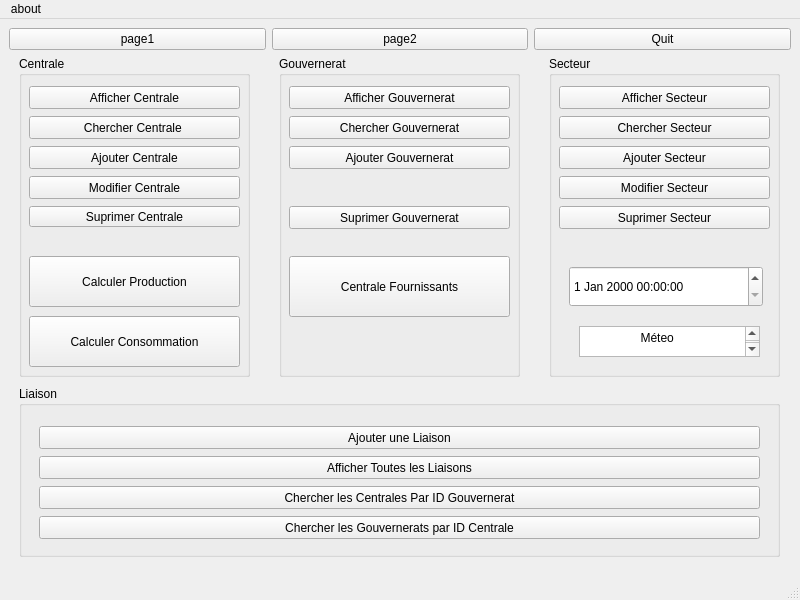
<?xml version="1.0" encoding="UTF-8"?>
<ui version="4.0">
 <class>MainWindow</class>
 <widget class="QMainWindow" name="MainWindow">
  <property name="geometry">
   <rect>
    <x>0</x>
    <y>0</y>
    <width>800</width>
    <height>600</height>
   </rect>
  </property>
  <property name="windowTitle">
   <string>Smart Grid - C++ Project</string>
  </property>
  <widget class="QWidget" name="centralwidget">
   <layout class="QGridLayout" name="gridLayout">
    <item row="0" column="0">
     <layout class="QHBoxLayout" name="horizontalLayout">
      <item>
       <widget class="QPushButton" name="pushButton_6">
        <property name="text">
         <string>page1</string>
        </property>
       </widget>
      </item>
      <item>
       <widget class="QPushButton" name="pushButton_5">
        <property name="text">
         <string>page2</string>
        </property>
       </widget>
      </item>
      <item>
       <widget class="QPushButton" name="pushButton_7">
        <property name="text">
         <string>Quit</string>
        </property>
       </widget>
      </item>
     </layout>
    </item>
    <item row="3" column="0">
     <widget class="QStackedWidget" name="stackedWidget">
      <property name="currentIndex">
       <number>0</number>
      </property>
      <widget class="QWidget" name="page_3">
       <widget class="QPushButton" name="pushButton_12">
        <property name="geometry">
         <rect>
          <x>30</x>
          <y>430</y>
          <width>721</width>
          <height>23</height>
         </rect>
        </property>
        <property name="text">
         <string>Chercher les Centrales Par ID Gouvernerat</string>
        </property>
       </widget>
       <widget class="QGroupBox" name="groupBox">
        <property name="geometry">
         <rect>
          <x>10</x>
          <y>0</y>
          <width>231</width>
          <height>321</height>
         </rect>
        </property>
        <property name="title">
         <string>Centrale</string>
        </property>
        <widget class="QPushButton" name="pushButton">
         <property name="geometry">
          <rect>
           <x>10</x>
           <y>90</y>
           <width>211</width>
           <height>23</height>
          </rect>
         </property>
         <property name="text">
          <string>Ajouter Centrale</string>
         </property>
        </widget>
        <widget class="QPushButton" name="pushButton_3">
         <property name="geometry">
          <rect>
           <x>10</x>
           <y>30</y>
           <width>211</width>
           <height>23</height>
          </rect>
         </property>
         <property name="text">
          <string>Afficher Centrale</string>
         </property>
        </widget>
        <widget class="QPushButton" name="pushButton_2">
         <property name="geometry">
          <rect>
           <x>10</x>
           <y>60</y>
           <width>211</width>
           <height>23</height>
          </rect>
         </property>
         <property name="text">
          <string>Chercher Centrale </string>
         </property>
        </widget>
        <widget class="QPushButton" name="pushButton_24">
         <property name="geometry">
          <rect>
           <x>10</x>
           <y>120</y>
           <width>211</width>
           <height>23</height>
          </rect>
         </property>
         <property name="text">
          <string>Modifier Centrale</string>
         </property>
        </widget>
        <widget class="QPushButton" name="pushButton_17">
         <property name="geometry">
          <rect>
           <x>10</x>
           <y>150</y>
           <width>211</width>
           <height>21</height>
          </rect>
         </property>
         <property name="text">
          <string>Suprimer Centrale</string>
         </property>
        </widget>
        <widget class="QPushButton" name="pushButton_25">
         <property name="geometry">
          <rect>
           <x>10</x>
           <y>200</y>
           <width>211</width>
           <height>51</height>
          </rect>
         </property>
         <property name="text">
          <string>Calculer Production</string>
         </property>
        </widget>
        <widget class="QPushButton" name="pushButton_26">
         <property name="geometry">
          <rect>
           <x>10</x>
           <y>260</y>
           <width>211</width>
           <height>51</height>
          </rect>
         </property>
         <property name="text">
          <string>Calculer Consommation</string>
         </property>
        </widget>
       </widget>
       <widget class="QGroupBox" name="groupBox_2">
        <property name="geometry">
         <rect>
          <x>270</x>
          <y>0</y>
          <width>241</width>
          <height>321</height>
         </rect>
        </property>
        <property name="title">
         <string>Gouvernerat</string>
        </property>
        <widget class="QPushButton" name="pushButton_8">
         <property name="geometry">
          <rect>
           <x>10</x>
           <y>90</y>
           <width>221</width>
           <height>23</height>
          </rect>
         </property>
         <property name="text">
          <string>Ajouter Gouvernerat</string>
         </property>
        </widget>
        <widget class="QPushButton" name="pushButton_9">
         <property name="geometry">
          <rect>
           <x>10</x>
           <y>30</y>
           <width>221</width>
           <height>23</height>
          </rect>
         </property>
         <property name="text">
          <string>Afficher Gouvernerat</string>
         </property>
        </widget>
        <widget class="QPushButton" name="pushButton_16">
         <property name="geometry">
          <rect>
           <x>10</x>
           <y>60</y>
           <width>221</width>
           <height>23</height>
          </rect>
         </property>
         <property name="text">
          <string>Chercher Gouvernerat</string>
         </property>
        </widget>
        <widget class="QPushButton" name="pushButton_22">
         <property name="geometry">
          <rect>
           <x>20</x>
           <y>230</y>
           <width>181</width>
           <height>23</height>
          </rect>
         </property>
         <property name="text">
          <string>affiche les secteur</string>
         </property>
        </widget>
        <widget class="QPushButton" name="pushButton_18">
         <property name="geometry">
          <rect>
           <x>10</x>
           <y>150</y>
           <width>221</width>
           <height>23</height>
          </rect>
         </property>
         <property name="text">
          <string>Suprimer Gouvernerat</string>
         </property>
        </widget>
        <widget class="QPushButton" name="pushButton_20">
         <property name="geometry">
          <rect>
           <x>10</x>
           <y>200</y>
           <width>221</width>
           <height>61</height>
          </rect>
         </property>
         <property name="text">
          <string>Centrale Fournissants</string>
         </property>
        </widget>
       </widget>
       <widget class="QGroupBox" name="groupBox_3">
        <property name="geometry">
         <rect>
          <x>540</x>
          <y>0</y>
          <width>231</width>
          <height>321</height>
         </rect>
        </property>
        <property name="title">
         <string>Secteur</string>
        </property>
        <widget class="QPushButton" name="pushButton_15">
         <property name="geometry">
          <rect>
           <x>10</x>
           <y>60</y>
           <width>211</width>
           <height>23</height>
          </rect>
         </property>
         <property name="text">
          <string>Chercher Secteur</string>
         </property>
        </widget>
        <widget class="QPushButton" name="pushButton_14">
         <property name="geometry">
          <rect>
           <x>10</x>
           <y>30</y>
           <width>211</width>
           <height>23</height>
          </rect>
         </property>
         <property name="text">
          <string>Afficher Secteur</string>
         </property>
        </widget>
        <widget class="QPushButton" name="pushButton_13">
         <property name="geometry">
          <rect>
           <x>10</x>
           <y>90</y>
           <width>211</width>
           <height>23</height>
          </rect>
         </property>
         <property name="text">
          <string>Ajouter Secteur</string>
         </property>
        </widget>
        <widget class="QPushButton" name="pushButton_21">
         <property name="geometry">
          <rect>
           <x>10</x>
           <y>150</y>
           <width>211</width>
           <height>23</height>
          </rect>
         </property>
         <property name="text">
          <string>Suprimer Secteur</string>
         </property>
        </widget>
        <widget class="QPushButton" name="pushButton_23">
         <property name="geometry">
          <rect>
           <x>10</x>
           <y>120</y>
           <width>211</width>
           <height>23</height>
          </rect>
         </property>
         <property name="text">
          <string>Modifier Secteur</string>
         </property>
        </widget>
        <widget class="QDateTimeEdit" name="dateTimeEdit">
         <property name="geometry">
          <rect>
           <x>20</x>
           <y>210</y>
           <width>194</width>
           <height>41</height>
          </rect>
         </property>
        </widget>
        <widget class="QPlainTextEdit" name="plainTextEdit">
         <property name="geometry">
          <rect>
           <x>30</x>
           <y>270</y>
           <width>181</width>
           <height>31</height>
          </rect>
         </property>
         <property name="plainText">
          <string>                 Méteo
</string>
         </property>
        </widget>
       </widget>
       <widget class="QGroupBox" name="groupBox_4">
        <property name="geometry">
         <rect>
          <x>10</x>
          <y>330</y>
          <width>761</width>
          <height>171</height>
         </rect>
        </property>
        <property name="title">
         <string>Liaison</string>
        </property>
        <widget class="QPushButton" name="pushButton_19">
         <property name="geometry">
          <rect>
           <x>20</x>
           <y>70</y>
           <width>721</width>
           <height>23</height>
          </rect>
         </property>
         <property name="text">
          <string>Afficher Toutes les Liaisons</string>
         </property>
        </widget>
        <widget class="QPushButton" name="pushButton_11">
         <property name="geometry">
          <rect>
           <x>20</x>
           <y>130</y>
           <width>721</width>
           <height>23</height>
          </rect>
         </property>
         <property name="text">
          <string>Chercher les Gouvernerats par ID Centrale</string>
         </property>
        </widget>
        <widget class="QPushButton" name="pushButton_10">
         <property name="geometry">
          <rect>
           <x>20</x>
           <y>40</y>
           <width>721</width>
           <height>23</height>
          </rect>
         </property>
         <property name="text">
          <string>Ajouter une Liaison</string>
         </property>
        </widget>
       </widget>
       <zorder>groupBox_4</zorder>
       <zorder>groupBox_3</zorder>
       <zorder>groupBox_2</zorder>
       <zorder>groupBox</zorder>
       <zorder>pushButton_12</zorder>
      </widget>
      <widget class="QWidget" name="page_4">
       <widget class="QPushButton" name="pushButton_4">
        <property name="geometry">
         <rect>
          <x>330</x>
          <y>0</y>
          <width>80</width>
          <height>23</height>
         </rect>
        </property>
        <property name="text">
         <string>page2</string>
        </property>
       </widget>
      </widget>
     </widget>
    </item>
   </layout>
  </widget>
  <widget class="QMenuBar" name="menubar">
   <property name="geometry">
    <rect>
     <x>0</x>
     <y>0</y>
     <width>800</width>
     <height>23</height>
    </rect>
   </property>
   <widget class="QMenu" name="menuabout">
    <property name="title">
     <string>about</string>
    </property>
    <addaction name="actionCredit"/>
   </widget>
   <addaction name="menuabout"/>
  </widget>
  <widget class="QStatusBar" name="statusbar"/>
  <action name="actionCredit">
   <property name="text">
    <string>Credit</string>
   </property>
   <property name="menuRole">
    <enum>QAction::AboutRole</enum>
   </property>
  </action>
 </widget>
 <resources/>
 <connections/>
</ui>
